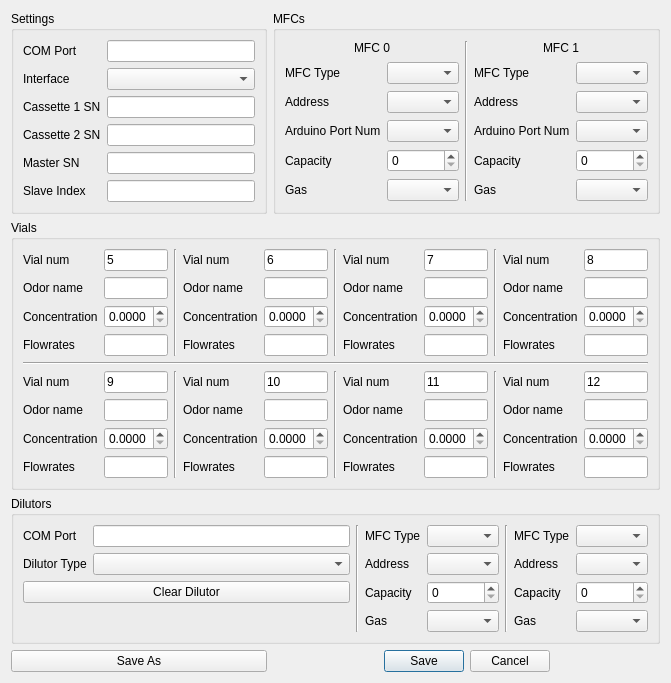
<?xml version="1.0" encoding="UTF-8"?>
<ui version="4.0">
 <class>Dialog</class>
 <widget class="QDialog" name="Dialog">
  <property name="geometry">
   <rect>
    <x>0</x>
    <y>0</y>
    <width>611</width>
    <height>620</height>
   </rect>
  </property>
  <property name="windowTitle">
   <string>Dialog</string>
  </property>
  <layout class="QGridLayout" name="gridLayout">
   <item row="3" column="0">
    <widget class="QPushButton" name="saveAsButton">
     <property name="text">
      <string>Save As</string>
     </property>
    </widget>
   </item>
   <item row="0" column="0">
    <widget class="QGroupBox" name="settingsGroupBox">
     <property name="title">
      <string>Settings</string>
     </property>
     <layout class="QGridLayout" name="settingsGroupBoxGridLayout">
      <item row="0" column="0">
       <widget class="QLabel" name="comPortLabel">
        <property name="text">
         <string>COM Port</string>
        </property>
       </widget>
      </item>
      <item row="0" column="1">
       <widget class="QLineEdit" name="comPortLineEdit"/>
      </item>
      <item row="1" column="0">
       <widget class="QLabel" name="interfaceLabel">
        <property name="text">
         <string>Interface</string>
        </property>
       </widget>
      </item>
      <item row="1" column="1">
       <widget class="QComboBox" name="interfaceComboBox"/>
      </item>
      <item row="2" column="0">
       <widget class="QLabel" name="cassetteSNLabel_1">
        <property name="text">
         <string>Cassette 1 SN</string>
        </property>
       </widget>
      </item>
      <item row="2" column="1">
       <widget class="QLineEdit" name="cassetteSNLineEdit_1"/>
      </item>
      <item row="3" column="0">
       <widget class="QLabel" name="cassetteSNLabel_2">
        <property name="text">
         <string>Cassette 2 SN</string>
        </property>
       </widget>
      </item>
      <item row="3" column="1">
       <widget class="QLineEdit" name="cassetteSNLineEdit_2"/>
      </item>
      <item row="4" column="0">
       <widget class="QLabel" name="masterSNLabel">
        <property name="text">
         <string>Master SN</string>
        </property>
       </widget>
      </item>
      <item row="4" column="1">
       <widget class="QLineEdit" name="masterSNLineEdit"/>
      </item>
      <item row="5" column="0">
       <widget class="QLabel" name="slaveIndexLabel">
        <property name="text">
         <string>Slave Index</string>
        </property>
       </widget>
      </item>
      <item row="5" column="1">
       <widget class="QLineEdit" name="slaveIndexLineEdit"/>
      </item>
     </layout>
    </widget>
   </item>
   <item row="1" column="0" colspan="2">
    <widget class="QGroupBox" name="vialsGroupBox">
     <property name="title">
      <string>Vials</string>
     </property>
     <layout class="QGridLayout" name="vialsGroupBoxGridLayout">
      <item row="0" column="1">
       <widget class="QLineEdit" name="vialNumLineEdit_5">
        <property name="text">
         <string>5</string>
        </property>
        <property name="readOnly">
         <bool>true</bool>
        </property>
       </widget>
      </item>
      <item row="7" column="9">
       <widget class="QLabel" name="vialConcLabel_12">
        <property name="text">
         <string>Concentration</string>
        </property>
       </widget>
      </item>
      <item row="1" column="0">
       <widget class="QLabel" name="vialOdorNameLabel_5">
        <property name="text">
         <string>Odor name</string>
        </property>
       </widget>
      </item>
      <item row="1" column="4">
       <widget class="QLineEdit" name="vialOdorNameLineEdit_6"/>
      </item>
      <item row="0" column="10">
       <widget class="QLineEdit" name="vialNumLineEdit_8">
        <property name="text">
         <string>8</string>
        </property>
        <property name="readOnly">
         <bool>true</bool>
        </property>
       </widget>
      </item>
      <item row="3" column="1">
       <widget class="QLineEdit" name="flowratesLineEdit_5"/>
      </item>
      <item row="6" column="10">
       <widget class="QLineEdit" name="vialOdorNameLineEdit_12"/>
      </item>
      <item row="2" column="1">
       <widget class="QDoubleSpinBox" name="vialConcDoubleSpinBox_5">
        <property name="decimals">
         <number>4</number>
        </property>
        <property name="maximum">
         <double>1.000000000000000</double>
        </property>
        <property name="singleStep">
         <double>0.000100000000000</double>
        </property>
       </widget>
      </item>
      <item row="7" column="1">
       <widget class="QDoubleSpinBox" name="vialConcDoubleSpinBox_9">
        <property name="decimals">
         <number>4</number>
        </property>
        <property name="maximum">
         <double>1.000000000000000</double>
        </property>
        <property name="singleStep">
         <double>0.000100000000000</double>
        </property>
       </widget>
      </item>
      <item row="6" column="7">
       <widget class="QLineEdit" name="vialOdorNameLineEdit_11"/>
      </item>
      <item row="1" column="1">
       <widget class="QLineEdit" name="vialOdorNameLineEdit_5"/>
      </item>
      <item row="5" column="1">
       <widget class="QLineEdit" name="vialNumLineEdit_9">
        <property name="text">
         <string>9</string>
        </property>
        <property name="readOnly">
         <bool>true</bool>
        </property>
       </widget>
      </item>
      <item row="0" column="6">
       <widget class="QLabel" name="vialNumLabel_7">
        <property name="text">
         <string>Vial num</string>
        </property>
       </widget>
      </item>
      <item row="7" column="3">
       <widget class="QLabel" name="vialConcLabel_10">
        <property name="text">
         <string>Concentration</string>
        </property>
       </widget>
      </item>
      <item row="0" column="0">
       <widget class="QLabel" name="vialNumLabel_5">
        <property name="text">
         <string>Vial num</string>
        </property>
       </widget>
      </item>
      <item row="3" column="9">
       <widget class="QLabel" name="flowratesLabel_8">
        <property name="text">
         <string>Flowrates</string>
        </property>
       </widget>
      </item>
      <item row="3" column="0">
       <widget class="QLabel" name="flowratesLabel_5">
        <property name="text">
         <string>Flowrates</string>
        </property>
       </widget>
      </item>
      <item row="2" column="0">
       <widget class="QLabel" name="vialConcLabel_5">
        <property name="text">
         <string>Concentration</string>
        </property>
       </widget>
      </item>
      <item row="7" column="6">
       <widget class="QLabel" name="vialConcLabel_11">
        <property name="text">
         <string>Concentration</string>
        </property>
       </widget>
      </item>
      <item row="7" column="0">
       <widget class="QLabel" name="vialConcLabel_9">
        <property name="text">
         <string>Concentration</string>
        </property>
       </widget>
      </item>
      <item row="2" column="10">
       <widget class="QDoubleSpinBox" name="vialConcDoubleSpinBox_8">
        <property name="decimals">
         <number>4</number>
        </property>
        <property name="maximum">
         <double>1.000000000000000</double>
        </property>
        <property name="singleStep">
         <double>0.000100000000000</double>
        </property>
       </widget>
      </item>
      <item row="7" column="10">
       <widget class="QDoubleSpinBox" name="vialConcDoubleSpinBox_12">
        <property name="decimals">
         <number>4</number>
        </property>
        <property name="maximum">
         <double>1.000000000000000</double>
        </property>
        <property name="singleStep">
         <double>0.000100000000000</double>
        </property>
       </widget>
      </item>
      <item row="5" column="10">
       <widget class="QLineEdit" name="vialNumLineEdit_12">
        <property name="text">
         <string>12</string>
        </property>
        <property name="readOnly">
         <bool>true</bool>
        </property>
       </widget>
      </item>
      <item row="1" column="10">
       <widget class="QLineEdit" name="vialOdorNameLineEdit_8"/>
      </item>
      <item row="2" column="3">
       <widget class="QLabel" name="vialConcLabel_6">
        <property name="text">
         <string>Concentration</string>
        </property>
       </widget>
      </item>
      <item row="6" column="0">
       <widget class="QLabel" name="vialOdorNameLabel_9">
        <property name="text">
         <string>Odor name</string>
        </property>
       </widget>
      </item>
      <item row="6" column="1">
       <widget class="QLineEdit" name="vialOdorNameLineEdit_9"/>
      </item>
      <item row="1" column="7">
       <widget class="QLineEdit" name="vialOdorNameLineEdit_7"/>
      </item>
      <item row="3" column="7">
       <widget class="QLineEdit" name="flowratesLineEdit_7"/>
      </item>
      <item row="1" column="6">
       <widget class="QLabel" name="vialOdorNameLabel_7">
        <property name="text">
         <string>Odor name</string>
        </property>
       </widget>
      </item>
      <item row="7" column="4">
       <widget class="QDoubleSpinBox" name="vialConcDoubleSpinBox_10">
        <property name="decimals">
         <number>4</number>
        </property>
        <property name="maximum">
         <double>1.000000000000000</double>
        </property>
        <property name="singleStep">
         <double>0.000100000000000</double>
        </property>
       </widget>
      </item>
      <item row="3" column="4">
       <widget class="QLineEdit" name="flowratesLineEdit_6"/>
      </item>
      <item row="7" column="7">
       <widget class="QDoubleSpinBox" name="vialConcDoubleSpinBox_11">
        <property name="decimals">
         <number>4</number>
        </property>
        <property name="maximum">
         <double>1.000000000000000</double>
        </property>
        <property name="singleStep">
         <double>0.000100000000000</double>
        </property>
       </widget>
      </item>
      <item row="5" column="3">
       <widget class="QLabel" name="vialNumLabel_10">
        <property name="text">
         <string>Vial num</string>
        </property>
       </widget>
      </item>
      <item row="5" column="6">
       <widget class="QLabel" name="vialNumLabel_11">
        <property name="text">
         <string>Vial num</string>
        </property>
       </widget>
      </item>
      <item row="3" column="6">
       <widget class="QLabel" name="flowratesLabel_7">
        <property name="text">
         <string>Flowrates</string>
        </property>
       </widget>
      </item>
      <item row="5" column="7">
       <widget class="QLineEdit" name="vialNumLineEdit_11">
        <property name="text">
         <string>11</string>
        </property>
        <property name="readOnly">
         <bool>true</bool>
        </property>
       </widget>
      </item>
      <item row="6" column="9">
       <widget class="QLabel" name="vialOdorNameLabel_12">
        <property name="text">
         <string>Odor name</string>
        </property>
       </widget>
      </item>
      <item row="5" column="9">
       <widget class="QLabel" name="vialNumLabel_12">
        <property name="text">
         <string>Vial num</string>
        </property>
       </widget>
      </item>
      <item row="0" column="4">
       <widget class="QLineEdit" name="vialNumLineEdit_6">
        <property name="text">
         <string>6</string>
        </property>
        <property name="readOnly">
         <bool>true</bool>
        </property>
       </widget>
      </item>
      <item row="3" column="10">
       <widget class="QLineEdit" name="flowratesLineEdit_8"/>
      </item>
      <item row="6" column="6">
       <widget class="QLabel" name="vialOdorNameLabel_11">
        <property name="text">
         <string>Odor name</string>
        </property>
       </widget>
      </item>
      <item row="2" column="9">
       <widget class="QLabel" name="vialConcLabel_8">
        <property name="text">
         <string>Concentration</string>
        </property>
       </widget>
      </item>
      <item row="0" column="3">
       <widget class="QLabel" name="vialNumLabel_6">
        <property name="text">
         <string>Vial num</string>
        </property>
       </widget>
      </item>
      <item row="5" column="4">
       <widget class="QLineEdit" name="vialNumLineEdit_10">
        <property name="text">
         <string>10</string>
        </property>
        <property name="readOnly">
         <bool>true</bool>
        </property>
       </widget>
      </item>
      <item row="6" column="3">
       <widget class="QLabel" name="vialOdorNameLabel_10">
        <property name="text">
         <string>Odor name</string>
        </property>
       </widget>
      </item>
      <item row="4" column="0" colspan="11">
       <widget class="Line" name="line_2">
        <property name="orientation">
         <enum>Qt::Horizontal</enum>
        </property>
       </widget>
      </item>
      <item row="0" column="7">
       <widget class="QLineEdit" name="vialNumLineEdit_7">
        <property name="text">
         <string>7</string>
        </property>
        <property name="readOnly">
         <bool>true</bool>
        </property>
       </widget>
      </item>
      <item row="3" column="3">
       <widget class="QLabel" name="flowratesLabel_6">
        <property name="text">
         <string>Flowrates</string>
        </property>
       </widget>
      </item>
      <item row="1" column="3">
       <widget class="QLabel" name="vialOdorNameLabel_6">
        <property name="text">
         <string>Odor name</string>
        </property>
       </widget>
      </item>
      <item row="2" column="7">
       <widget class="QDoubleSpinBox" name="vialConcDoubleSpinBox_7">
        <property name="decimals">
         <number>4</number>
        </property>
        <property name="maximum">
         <double>1.000000000000000</double>
        </property>
        <property name="singleStep">
         <double>0.000100000000000</double>
        </property>
       </widget>
      </item>
      <item row="1" column="9">
       <widget class="QLabel" name="vialOdorNameLabel_8">
        <property name="text">
         <string>Odor name</string>
        </property>
       </widget>
      </item>
      <item row="2" column="6">
       <widget class="QLabel" name="vialConcLabel_7">
        <property name="text">
         <string>Concentration</string>
        </property>
       </widget>
      </item>
      <item row="5" column="0">
       <widget class="QLabel" name="vialNumLabel_9">
        <property name="text">
         <string>Vial num</string>
        </property>
       </widget>
      </item>
      <item row="2" column="4">
       <widget class="QDoubleSpinBox" name="vialConcDoubleSpinBox_6">
        <property name="decimals">
         <number>4</number>
        </property>
        <property name="maximum">
         <double>1.000000000000000</double>
        </property>
        <property name="singleStep">
         <double>0.000100000000000</double>
        </property>
       </widget>
      </item>
      <item row="0" column="9">
       <widget class="QLabel" name="vialNumLabel_8">
        <property name="text">
         <string>Vial num</string>
        </property>
       </widget>
      </item>
      <item row="6" column="4">
       <widget class="QLineEdit" name="vialOdorNameLineEdit_10"/>
      </item>
      <item row="8" column="1">
       <widget class="QLineEdit" name="flowratesLineEdit_9"/>
      </item>
      <item row="8" column="4">
       <widget class="QLineEdit" name="flowratesLineEdit_10"/>
      </item>
      <item row="8" column="7">
       <widget class="QLineEdit" name="flowratesLineEdit_11"/>
      </item>
      <item row="8" column="10">
       <widget class="QLineEdit" name="flowratesLineEdit_12"/>
      </item>
      <item row="8" column="0">
       <widget class="QLabel" name="flowratesLabel_9">
        <property name="text">
         <string>Flowrates</string>
        </property>
       </widget>
      </item>
      <item row="8" column="3">
       <widget class="QLabel" name="flowratesLabel_10">
        <property name="text">
         <string>Flowrates</string>
        </property>
       </widget>
      </item>
      <item row="8" column="6">
       <widget class="QLabel" name="flowratesLabel_11">
        <property name="text">
         <string>Flowrates</string>
        </property>
       </widget>
      </item>
      <item row="8" column="9">
       <widget class="QLabel" name="flowratesLabel_12">
        <property name="text">
         <string>Flowrates</string>
        </property>
       </widget>
      </item>
      <item row="0" column="2" rowspan="4">
       <widget class="Line" name="line_3">
        <property name="orientation">
         <enum>Qt::Vertical</enum>
        </property>
       </widget>
      </item>
      <item row="0" column="5" rowspan="4">
       <widget class="Line" name="line_5">
        <property name="orientation">
         <enum>Qt::Vertical</enum>
        </property>
       </widget>
      </item>
      <item row="0" column="8" rowspan="4">
       <widget class="Line" name="line_7">
        <property name="orientation">
         <enum>Qt::Vertical</enum>
        </property>
       </widget>
      </item>
      <item row="5" column="8" rowspan="4">
       <widget class="Line" name="line_8">
        <property name="orientation">
         <enum>Qt::Vertical</enum>
        </property>
       </widget>
      </item>
      <item row="5" column="5" rowspan="4">
       <widget class="Line" name="line_6">
        <property name="orientation">
         <enum>Qt::Vertical</enum>
        </property>
       </widget>
      </item>
      <item row="5" column="2" rowspan="4">
       <widget class="Line" name="line_4">
        <property name="orientation">
         <enum>Qt::Vertical</enum>
        </property>
       </widget>
      </item>
     </layout>
    </widget>
   </item>
   <item row="3" column="1">
    <widget class="QDialogButtonBox" name="buttonBox">
     <property name="orientation">
      <enum>Qt::Horizontal</enum>
     </property>
     <property name="standardButtons">
      <set>QDialogButtonBox::Cancel|QDialogButtonBox::Save</set>
     </property>
     <property name="centerButtons">
      <bool>true</bool>
     </property>
    </widget>
   </item>
   <item row="2" column="0" colspan="2">
    <widget class="QGroupBox" name="dilutorsGroupBox">
     <property name="title">
      <string>Dilutors</string>
     </property>
     <layout class="QGridLayout" name="dilutorsGroupBoxGridLayout">
      <item row="2" column="3">
       <widget class="QLabel" name="dilutorMFCCapacityLabel_0">
        <property name="text">
         <string>Capacity</string>
        </property>
       </widget>
      </item>
      <item row="0" column="2" rowspan="4">
       <widget class="Line" name="line_9">
        <property name="orientation">
         <enum>Qt::Vertical</enum>
        </property>
       </widget>
      </item>
      <item row="1" column="7">
       <widget class="QComboBox" name="dilutorMFCAddressComboBox_1"/>
      </item>
      <item row="0" column="0">
       <widget class="QLabel" name="dilutorComPortLabel">
        <property name="text">
         <string>COM Port</string>
        </property>
       </widget>
      </item>
      <item row="0" column="4">
       <widget class="QComboBox" name="dilutorMFCTypeComboBox_0"/>
      </item>
      <item row="1" column="3">
       <widget class="QLabel" name="dilutorMFCAddressLabel_0">
        <property name="text">
         <string>Address</string>
        </property>
       </widget>
      </item>
      <item row="2" column="4">
       <widget class="QSpinBox" name="dilutorMFCCapacitySpinBox_0">
        <property name="maximum">
         <number>9999</number>
        </property>
       </widget>
      </item>
      <item row="2" column="6">
       <widget class="QLabel" name="dilutorMFCCapacityLabel_1">
        <property name="text">
         <string>Capacity</string>
        </property>
       </widget>
      </item>
      <item row="0" column="1">
       <widget class="QLineEdit" name="dilutorComPortLineEdit"/>
      </item>
      <item row="3" column="4">
       <widget class="QComboBox" name="dilutorMFCGasComboBox_0"/>
      </item>
      <item row="0" column="6">
       <widget class="QLabel" name="dilutorMFCTypeLabel_1">
        <property name="text">
         <string>MFC Type</string>
        </property>
       </widget>
      </item>
      <item row="3" column="7">
       <widget class="QComboBox" name="dilutorMFCGasComboBox_1"/>
      </item>
      <item row="1" column="0">
       <widget class="QLabel" name="dilutorTypeLabel">
        <property name="text">
         <string>Dilutor Type</string>
        </property>
       </widget>
      </item>
      <item row="1" column="6">
       <widget class="QLabel" name="dilutorMFCAddressLabel_1">
        <property name="text">
         <string>Address</string>
        </property>
       </widget>
      </item>
      <item row="0" column="7">
       <widget class="QComboBox" name="dilutorMFCTypeComboBox_1"/>
      </item>
      <item row="3" column="3">
       <widget class="QLabel" name="dilutorMFCGasLabel_0">
        <property name="text">
         <string>Gas</string>
        </property>
       </widget>
      </item>
      <item row="1" column="1">
       <widget class="QComboBox" name="dilutorTypeComboBox"/>
      </item>
      <item row="1" column="4">
       <widget class="QComboBox" name="dilutorMFCAddressComboBox_0"/>
      </item>
      <item row="3" column="6">
       <widget class="QLabel" name="dilutorMFCGasLabel_1">
        <property name="text">
         <string>Gas</string>
        </property>
       </widget>
      </item>
      <item row="0" column="3">
       <widget class="QLabel" name="dilutorMFCTypeLabel_0">
        <property name="text">
         <string>MFC Type</string>
        </property>
       </widget>
      </item>
      <item row="2" column="7">
       <widget class="QSpinBox" name="dilutorMFCCapacitySpinBox_1">
        <property name="maximum">
         <number>9999</number>
        </property>
       </widget>
      </item>
      <item row="2" column="0" colspan="2">
       <widget class="QPushButton" name="clearDilutorButton">
        <property name="text">
         <string>Clear Dilutor</string>
        </property>
       </widget>
      </item>
      <item row="0" column="5" rowspan="4">
       <widget class="Line" name="line_10">
        <property name="orientation">
         <enum>Qt::Vertical</enum>
        </property>
       </widget>
      </item>
     </layout>
    </widget>
   </item>
   <item row="0" column="1">
    <widget class="QGroupBox" name="mfcGroupBox">
     <property name="title">
      <string>MFCs</string>
     </property>
     <layout class="QGridLayout" name="mfcGroupBoxGridLayout">
      <item row="5" column="3">
       <widget class="QLabel" name="mfcGasLabel_1">
        <property name="text">
         <string>Gas</string>
        </property>
       </widget>
      </item>
      <item row="2" column="0">
       <widget class="QLabel" name="mfcAddressLabel_0">
        <property name="text">
         <string>Address</string>
        </property>
       </widget>
      </item>
      <item row="1" column="4">
       <widget class="QComboBox" name="mfcTypeComboBox_1"/>
      </item>
      <item row="1" column="0">
       <widget class="QLabel" name="mfcTypeLabel_0">
        <property name="text">
         <string>MFC Type</string>
        </property>
       </widget>
      </item>
      <item row="5" column="0">
       <widget class="QLabel" name="mfcGasLabel_0">
        <property name="text">
         <string>Gas</string>
        </property>
       </widget>
      </item>
      <item row="4" column="1">
       <widget class="QSpinBox" name="mfcCapacitySpinBox_0">
        <property name="maximum">
         <number>9999</number>
        </property>
       </widget>
      </item>
      <item row="4" column="0">
       <widget class="QLabel" name="mfcCapacityLabel_0">
        <property name="text">
         <string>Capacity</string>
        </property>
       </widget>
      </item>
      <item row="5" column="4">
       <widget class="QComboBox" name="mfcGasComboBox_1"/>
      </item>
      <item row="3" column="3">
       <widget class="QLabel" name="mfcArduinoPortNumLabel_1">
        <property name="text">
         <string>Arduino Port Num</string>
        </property>
       </widget>
      </item>
      <item row="4" column="3">
       <widget class="QLabel" name="mfcCapacityLabel_1">
        <property name="text">
         <string>Capacity</string>
        </property>
       </widget>
      </item>
      <item row="2" column="1">
       <widget class="QComboBox" name="mfcAddressComboBox_0"/>
      </item>
      <item row="2" column="3">
       <widget class="QLabel" name="mfcAddressLabel_1">
        <property name="text">
         <string>Address</string>
        </property>
       </widget>
      </item>
      <item row="3" column="0">
       <widget class="QLabel" name="mfcArduinoPortNumLabel_0">
        <property name="text">
         <string>Arduino Port Num</string>
        </property>
       </widget>
      </item>
      <item row="1" column="3">
       <widget class="QLabel" name="mfcTypeLabel_1">
        <property name="text">
         <string>MFC Type</string>
        </property>
       </widget>
      </item>
      <item row="4" column="4">
       <widget class="QSpinBox" name="mfcCapacitySpinBox_1">
        <property name="maximum">
         <number>9999</number>
        </property>
       </widget>
      </item>
      <item row="0" column="0" colspan="2" alignment="Qt::AlignHCenter">
       <widget class="QLabel" name="label">
        <property name="sizePolicy">
         <sizepolicy hsizetype="Fixed" vsizetype="Fixed">
          <horstretch>0</horstretch>
          <verstretch>0</verstretch>
         </sizepolicy>
        </property>
        <property name="text">
         <string>MFC 0</string>
        </property>
       </widget>
      </item>
      <item row="2" column="4">
       <widget class="QComboBox" name="mfcAddressComboBox_1"/>
      </item>
      <item row="5" column="1">
       <widget class="QComboBox" name="mfcGasComboBox_0"/>
      </item>
      <item row="0" column="3" colspan="2" alignment="Qt::AlignHCenter">
       <widget class="QLabel" name="label_2">
        <property name="sizePolicy">
         <sizepolicy hsizetype="Fixed" vsizetype="Fixed">
          <horstretch>0</horstretch>
          <verstretch>0</verstretch>
         </sizepolicy>
        </property>
        <property name="text">
         <string>MFC 1</string>
        </property>
       </widget>
      </item>
      <item row="3" column="4">
       <widget class="QComboBox" name="mfcArduinoPortNumComboBox_1"/>
      </item>
      <item row="3" column="1">
       <widget class="QComboBox" name="mfcArduinoPortNumComboBox_0"/>
      </item>
      <item row="1" column="1">
       <widget class="QComboBox" name="mfcTypeComboBox_0"/>
      </item>
      <item row="0" column="2" rowspan="6">
       <widget class="Line" name="line">
        <property name="orientation">
         <enum>Qt::Vertical</enum>
        </property>
       </widget>
      </item>
     </layout>
    </widget>
   </item>
  </layout>
 </widget>
 <tabstops>
  <tabstop>comPortLineEdit</tabstop>
  <tabstop>interfaceComboBox</tabstop>
  <tabstop>cassetteSNLineEdit_1</tabstop>
  <tabstop>cassetteSNLineEdit_2</tabstop>
  <tabstop>masterSNLineEdit</tabstop>
  <tabstop>slaveIndexLineEdit</tabstop>
  <tabstop>mfcTypeComboBox_0</tabstop>
  <tabstop>mfcAddressComboBox_0</tabstop>
  <tabstop>mfcArduinoPortNumComboBox_0</tabstop>
  <tabstop>mfcCapacitySpinBox_0</tabstop>
  <tabstop>mfcGasComboBox_0</tabstop>
  <tabstop>mfcTypeComboBox_1</tabstop>
  <tabstop>mfcAddressComboBox_1</tabstop>
  <tabstop>mfcArduinoPortNumComboBox_1</tabstop>
  <tabstop>mfcCapacitySpinBox_1</tabstop>
  <tabstop>mfcGasComboBox_1</tabstop>
  <tabstop>vialNumLineEdit_5</tabstop>
  <tabstop>vialOdorNameLineEdit_5</tabstop>
  <tabstop>vialConcDoubleSpinBox_5</tabstop>
  <tabstop>flowratesLineEdit_5</tabstop>
  <tabstop>vialNumLineEdit_6</tabstop>
  <tabstop>vialOdorNameLineEdit_6</tabstop>
  <tabstop>vialConcDoubleSpinBox_6</tabstop>
  <tabstop>flowratesLineEdit_6</tabstop>
  <tabstop>vialNumLineEdit_7</tabstop>
  <tabstop>vialOdorNameLineEdit_7</tabstop>
  <tabstop>vialConcDoubleSpinBox_7</tabstop>
  <tabstop>flowratesLineEdit_7</tabstop>
  <tabstop>vialNumLineEdit_8</tabstop>
  <tabstop>vialOdorNameLineEdit_8</tabstop>
  <tabstop>vialConcDoubleSpinBox_8</tabstop>
  <tabstop>flowratesLineEdit_8</tabstop>
  <tabstop>vialNumLineEdit_9</tabstop>
  <tabstop>vialOdorNameLineEdit_9</tabstop>
  <tabstop>vialConcDoubleSpinBox_9</tabstop>
  <tabstop>flowratesLineEdit_9</tabstop>
  <tabstop>vialNumLineEdit_10</tabstop>
  <tabstop>vialOdorNameLineEdit_10</tabstop>
  <tabstop>vialConcDoubleSpinBox_10</tabstop>
  <tabstop>flowratesLineEdit_10</tabstop>
  <tabstop>vialNumLineEdit_11</tabstop>
  <tabstop>vialOdorNameLineEdit_11</tabstop>
  <tabstop>vialConcDoubleSpinBox_11</tabstop>
  <tabstop>flowratesLineEdit_11</tabstop>
  <tabstop>vialNumLineEdit_12</tabstop>
  <tabstop>vialOdorNameLineEdit_12</tabstop>
  <tabstop>vialConcDoubleSpinBox_12</tabstop>
  <tabstop>flowratesLineEdit_12</tabstop>
  <tabstop>dilutorComPortLineEdit</tabstop>
  <tabstop>dilutorTypeComboBox</tabstop>
  <tabstop>clearDilutorButton</tabstop>
  <tabstop>dilutorMFCTypeComboBox_0</tabstop>
  <tabstop>dilutorMFCAddressComboBox_0</tabstop>
  <tabstop>dilutorMFCCapacitySpinBox_0</tabstop>
  <tabstop>dilutorMFCGasComboBox_0</tabstop>
  <tabstop>dilutorMFCTypeComboBox_1</tabstop>
  <tabstop>dilutorMFCAddressComboBox_1</tabstop>
  <tabstop>dilutorMFCCapacitySpinBox_1</tabstop>
  <tabstop>dilutorMFCGasComboBox_1</tabstop>
  <tabstop>saveAsButton</tabstop>
 </tabstops>
 <resources/>
 <connections>
  <connection>
   <sender>buttonBox</sender>
   <signal>rejected()</signal>
   <receiver>Dialog</receiver>
   <slot>reject()</slot>
   <hints>
    <hint type="sourcelabel">
     <x>316</x>
     <y>260</y>
    </hint>
    <hint type="destinationlabel">
     <x>286</x>
     <y>274</y>
    </hint>
   </hints>
  </connection>
 </connections>
</ui>
